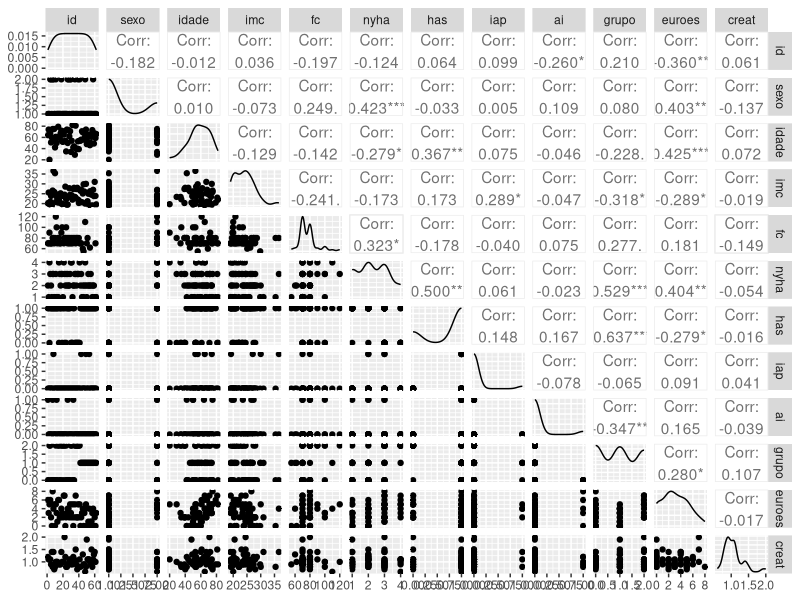
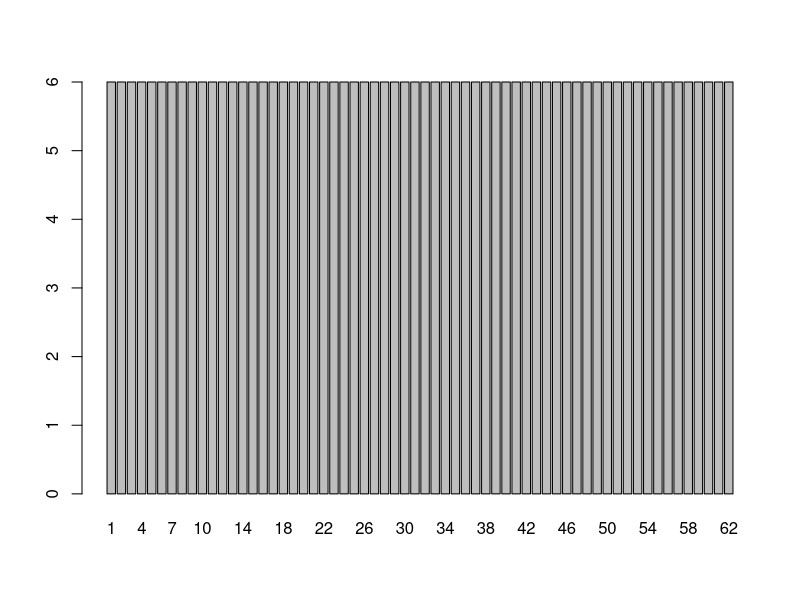
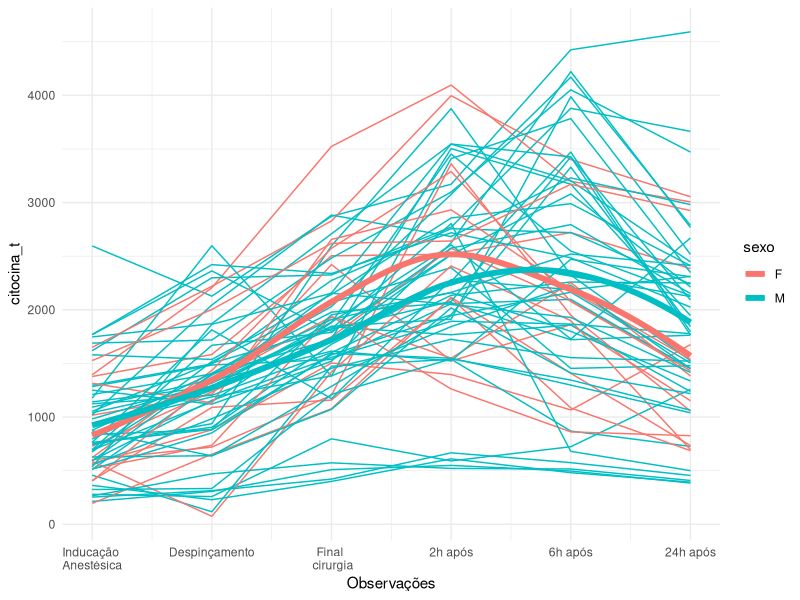
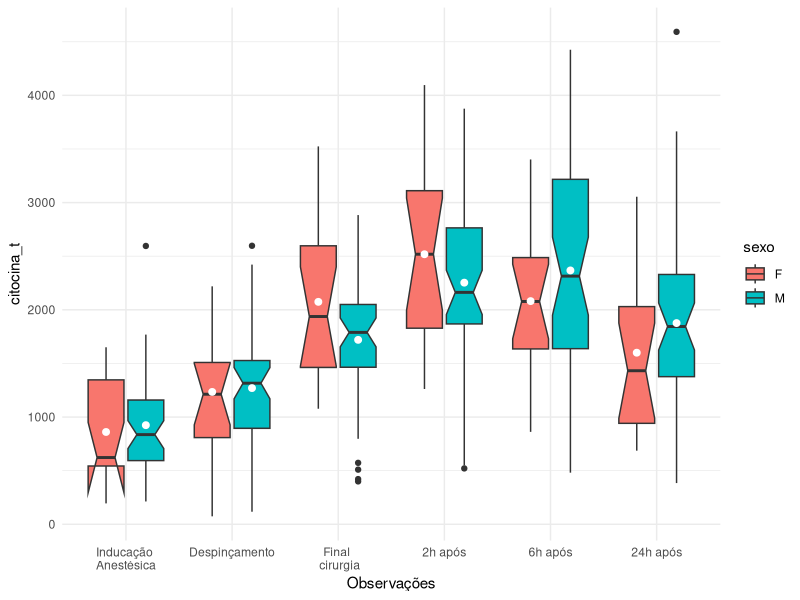
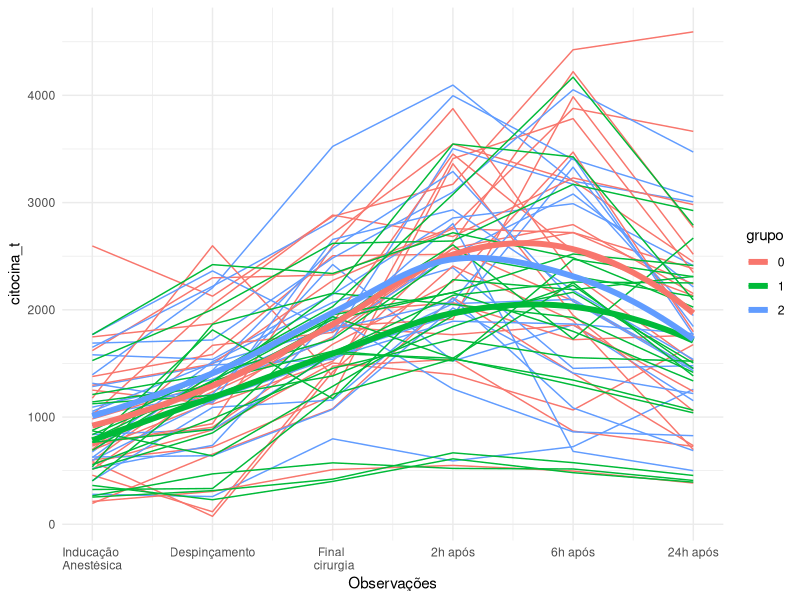
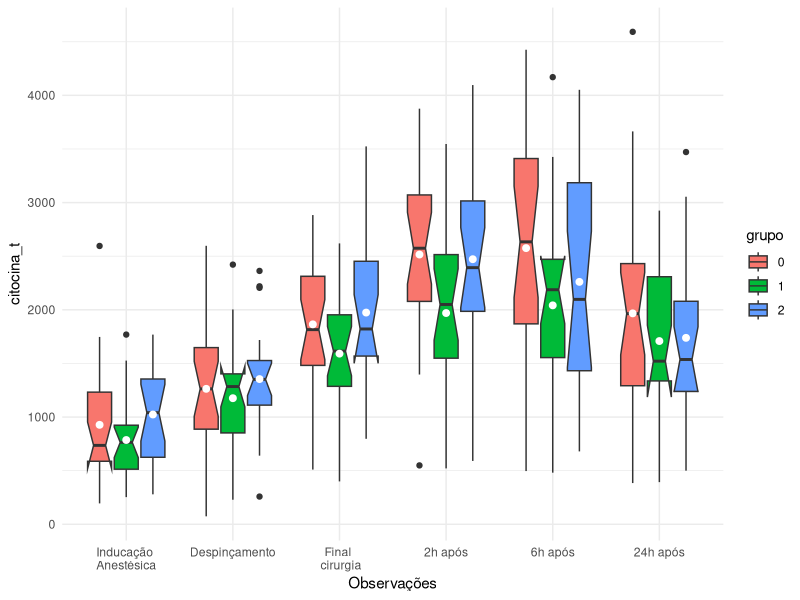

Recreate these plots in R, in order. (Note: this script raises an error after producing the figures.)
# Pacotes
require(dplyr)
require(ggplot2)
require(tidyr)
require(ggplot2)
require(GGally)


# Carregamento da base de dados

dados_brutos <- tibble(read.table('base_de_dados.txt', header = T)) # Base do github

# Correção na linha 6 da variável n56hpo

dados_brutos$n56hpo[6] <- 1130

# Criação de um id para os pacientes

dados_brutos$id <- 1:length(dados_brutos$idade)



# Seleção das variáveis do estudo
## IMPORTANTE
### eurob e euros medem risco de evento cardiáco, usar apenas uma delas

dados <- dados_brutos %>% select(c(id,sexo, idade,imc, fc,
                                   nyha, has, iap, ai, grupo,
                                   euroes, fc, creat,
                                   t1, t2, t3, t4, t5, t6,
                                   n1anest, n2despin,n3final,
                                   n42hpo, n56hpo,n624hpo
                                   )) 


## GGpairs das covariáveis

dados %>% select(-c(t1, t2, t3, t4, t5, t6,
                    n1anest, n2despin,n3final,
                    n42hpo, n56hpo,n624hpo)) %>% ggpairs()

# Tratamento dos dados categoricos
dados$sexo <- as.factor(ifelse(dados$sexo== 1, 'M', 'F' ))
dados$nyha <- as.factor(dados$nyha)
dados$has <- as.factor(dados$has)
dados$iap <- as.factor(dados$iap)
dados$ai <- as.factor(dados$ai)
dados$grupo <- as.factor(dados$grupo)

# Tratamentos das variáveis de tempo em horas
## NÃO FIZ


# Descrições da base
str(dados)
summary(dados)

## Primeiras linhas da base
head(dados)


# CORRELAÇÕES

## Correlação de todos os pacientes
round(cor(dados[,13:16]),2)

## Correlação do grupo 0 

round(cor(subset(dados, grupo == 0)[,13:16]),2)

## Correlação do grupo 1

round(cor(subset(dados, grupo == 1)[,13:16]),2)

## Correlação do grupo 2

round(cor(subset(dados, grupo == 2)[,13:16]),2)

# Transformando os dados em fortmato longo
## Foram transformados em longo a resposta (t1, t2, ..., t6)
## As variáveis de tempo n1anest, ..., n62hpo foram ignoradas (NÂO SEI SE ESTÁ CORRETO)

dados_longos <- dados %>% pivot_longer(
    cols = starts_with("t"),               
    names_to = "observacao",                   
    values_to = "citocina_t",              
    names_prefix = "t"                    
)
head(dados_longos)

# Não há perda de acompanhamento no estudo
barplot(table(dados_longos$id))


# Gráficos
## Diferênça de gênero
rotulos <- c('Inducação \nAnestésica', 'Despinçamento', 'Final \n cirurgia',
             '2h após', '6h após', '24h após')

dados_longos$obs_continua <- as.numeric(dados_longos$observacao) #variável continua para gráfico

p1_sex<-ggplot(dados_longos, aes(x=obs_continua, y= citocina_t,color=sexo))+
    geom_line(aes(group=id))+ theme(legend.position="top")+
    labs(x="Observações") + theme_minimal()+
    scale_x_continuous(breaks = seq_along(rotulos), labels = rotulos )
p1_sex + geom_smooth(method = "loess", se = FALSE, size = 2)


p2_sex<-ggplot(dados_longos, aes(x=observacao,y=citocina_t,fill=sexo))+
    geom_boxplot(notch=TRUE) +theme(legend.position="top") +
    stat_summary(fun="mean",geom="point",size=2,color="white",
                 position=position_dodge(width=0.75),show.legend=FALSE) +
    labs(x="Observações") + theme_minimal() + 
    scale_x_discrete(breaks = seq_along(rotulos), labels = rotulos )
p2_sex


## Diferença de grupo
p1_grupo<-ggplot(dados_longos, aes(x=obs_continua, y= citocina_t,color=grupo))+
    geom_line(aes(group=id))+ theme(legend.position="top")+
    labs(x="Observações") + theme_minimal()+
    scale_x_continuous(breaks = seq_along(rotulos), labels = rotulos )
p1_grupo + geom_smooth(method = "loess", se = FALSE, size = 2)



p2_grupo<-ggplot(dados_longos, aes(x=observacao,y=citocina_t,fill=grupo))+
    geom_boxplot(notch=TRUE) +theme(legend.position="top") +
    stat_summary(fun="mean",geom="point",size=2,color="white",
                 position=position_dodge(width=0.75),show.legend=FALSE) +
    labs(x="Observações") + theme_minimal() + 
    scale_x_discrete(breaks = seq_along(rotulos), labels = rotulos )

p2_grupo

### excluimos da base a variável contínua
dados_longos <- dados_longos %>% select(-c(obs_continua))


# Dados Nulos e tratamentos

## Dados nulos por colunas
knitr::kable(
colSums(is.na(dados_brutos)) %>% arrange(desc(x))) # ARRUMAR
